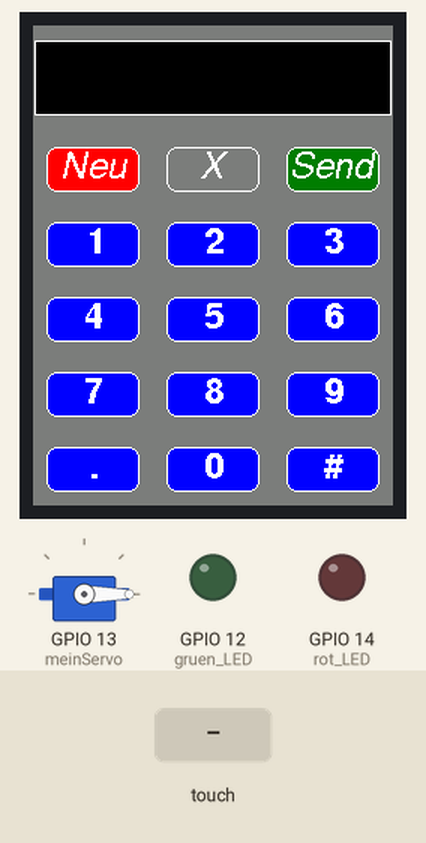
A sketch run on a simulated ESP32. Parts: 240×320 colour display, servo, output pins drawn as LEDs (lit = HIGH). The inputs (shaded band) are chosen by the test bench. WiFi joins after 1.5 s; servers stay silent unless stated; storage starts empty; what the sketch prints to the serial monitor is not drawn.

Above: at 4.1 s.
4.2 s: screen touched at 87 % across, 30 % down
At 4.8 s:
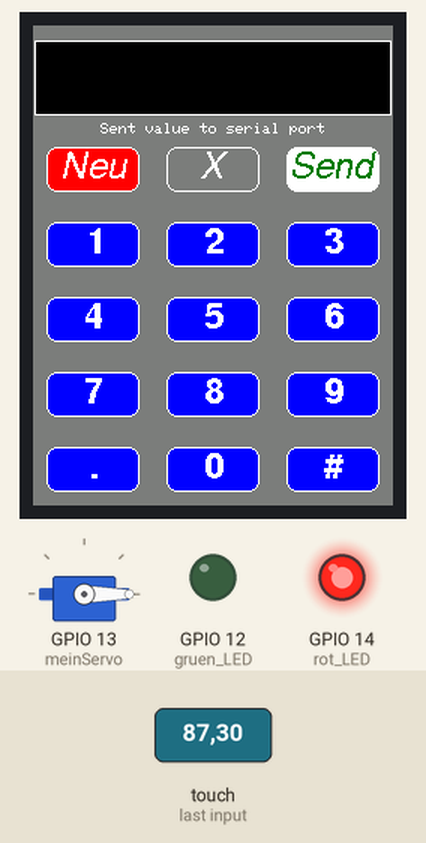
7.2 s: screen touched at 13 % across, 30 % down
At 8.5 s:
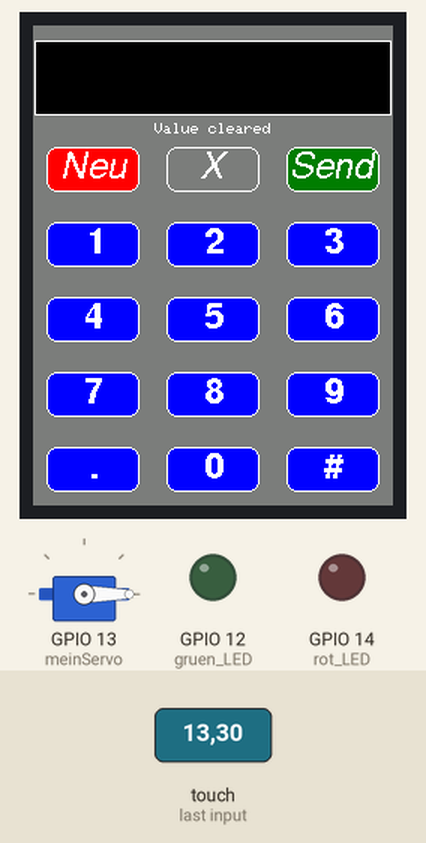
8.8 s: screen touched at 38 % across, 30 % down
At 8.9 s:
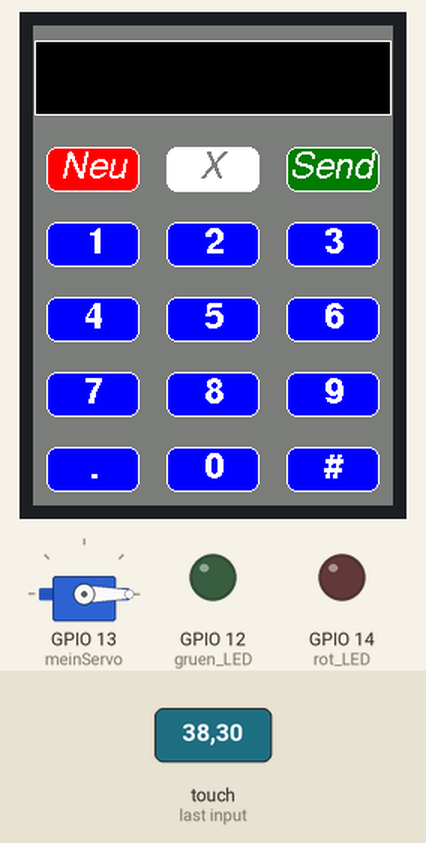
10.4 s: screen touched at 87 % across, 90 % down
At 11.6 s:
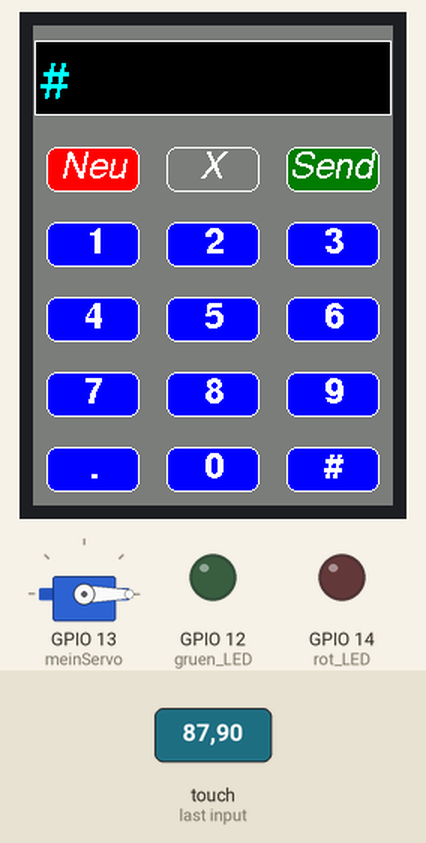
12.0 s: screen touched at 87 % across, 90 % down
At 12.5 s:
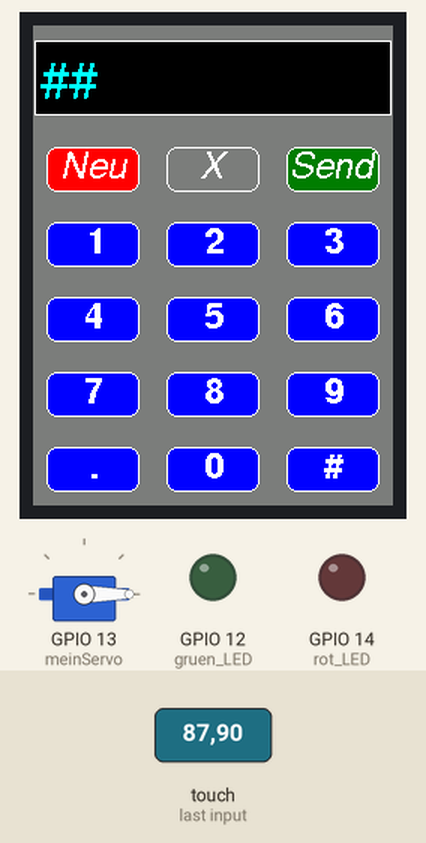
Timing chart, 0 to 15.0 s (numbered marks = the images above; inputs shaded):
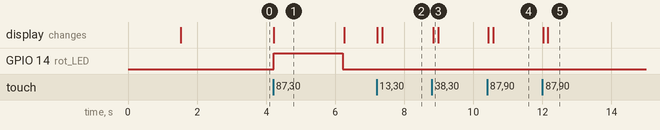

The sketch:

NFC_Keypad_Code.ino
```cpp
#include <WiFi.h>
#include <HTTPClient.h>
#include <SPI.h>
#include <MFRC522.h>
#include <string.h>
#include <ArduinoJson.h>
#include <ESP32Servo.h>

#define SS_PIN 21
#define RST_PIN 22
MFRC522 mfrc522(SS_PIN, RST_PIN);

#include "FS.h"
#include <TFT_eSPI.h>      // Hardware-specific library
TFT_eSPI tft = TFT_eSPI(); // Invoke custom library
// This is the file name used to store the calibration data
// You can change this to create new calibration files.
// The SPIFFS file name must start with "/".
#define CALIBRATION_FILE "/TouchCalData1"

// Set REPEAT_CAL to true instead of false to run calibration
// again, otherwise it will only be done once.
// Repeat calibration if you change the screen rotation.
#define REPEAT_CAL false

// Keypad start position, key sizes and spacing
#define KEY_X 40 // Centre of key
#define KEY_Y 96
#define KEY_W 62 // Width and height
#define KEY_H 30
#define KEY_SPACING_X 18 // X and Y gap
#define KEY_SPACING_Y 20
#define KEY_TEXTSIZE 1   // Font size multiplier

// Using two fonts since numbers are nice when bold
#define LABEL1_FONT &FreeSansOblique12pt7b // Key label font 1
#define LABEL2_FONT &FreeSansBold12pt7b    // Key label font 2

// Numeric display box size and location
#define DISP_X 1
#define DISP_Y 10
#define DISP_W 238
#define DISP_H 50
#define DISP_TSIZE 3
#define DISP_TCOLOR TFT_CYAN

// Number length, buffer for storing it and character index
#define NUM_LEN 12
char numberBuffer[NUM_LEN + 1] = "";
uint8_t numberIndex = 0;

// We have a status line for messages
#define STATUS_X 120 // Centred on this
#define STATUS_Y 65

// Create 15 keys for the keypad
char keyLabel[15][7] = {"Neu", "X", "Send", "1", "2", "3", "4", "5", "6", "7", "8", "9", ".", "0", "#" };
uint16_t keyColor[15] = {TFT_RED, TFT_DARKGREY, TFT_DARKGREEN,
                         TFT_BLUE, TFT_BLUE, TFT_BLUE,
                         TFT_BLUE, TFT_BLUE, TFT_BLUE,
                         TFT_BLUE, TFT_BLUE, TFT_BLUE,
                         TFT_BLUE, TFT_BLUE, TFT_BLUE
                        };

// Invoke the TFT_eSPI button class and create all the button objects
TFT_eSPI_Button key[15];

//------------------------------------------------------------------------------------------


const char* ssid = "TP-Link_C2E4";
const char* password = "68365202";

//const char* ssid = "TBILLY11";
//const char* username = "s0572869";
//const char* password = "tnbg1234";


String NFC_Code="";
String payload1;
String payload2;
String payload3;
String response2;
String response1;
bool oneFactor_statut;
char one_factor_code[13];
int password_6;
bool check = 0;
char password_6_str[7];
uint8_t b;
const int gruen_LED = 12;
const int rot_LED = 14;
// Allouez un objet JSON
StaticJsonDocument<200> doc1;
StaticJsonDocument<200> doc2;
Servo meinServo;

void setup() {

  Serial.begin(9600);
  SPI.begin();
  mfrc522.PCD_Init();
  Serial.println("Approximate your card to the reader...");
  Serial.println();


  WiFi.begin(ssid, password);
  //WiFi.begin(ssid, username, password, 0);
  while (WiFi.status() != WL_CONNECTED) {
  delay(1000);
  Serial.println("Connecting to WiFi...");

  pinMode(gruen_LED, OUTPUT);
  pinMode(rot_LED, OUTPUT);
  // Initialise the TFT screen
  tft.init();

  // Set the rotation before we calibrate
  tft.setRotation(0);

   // Calibrate the touch screen and retrieve the scaling factors
  touch_calibrate();

  // Clear the screen
  tft.fillScreen(TFT_BLACK);

  // Draw keypad background
  tft.fillRect(0, 0, 240, 320, TFT_DARKGREY);

  // Draw number display area and frame
  tft.fillRect(DISP_X, DISP_Y, DISP_W, DISP_H, TFT_BLACK);
  tft.drawRect(DISP_X, DISP_Y, DISP_W, DISP_H, TFT_WHITE);

  // Parsez le contenu
  // Draw keypad
  drawKeypad();

  meinServo.attach(13);  // Attache le servomoteur à la broche 15
  meinServo.write(0);    // Initialise le servomoteur à 0 degrés
}
}

void keypad_pin(){

  uint16_t t_x = 0, t_y = 0; // To store the touch coordinates

  // Pressed will be set true is there is a valid touch on the screen
  bool pressed = tft.getTouch(&t_x, &t_y);

  // / Check if any key coordinate boxes contain the touch coordinates
  for ( b = 0; b < 15; b++) {               //uint8_t
    if (pressed && key[b].contains(t_x, t_y)) {
      key[b].press(true);  // tell the button it is pressed
    } else {
      key[b].press(false);  // tell the button it is NOT pressed
    }
  }

  // Check if any key has changed state
  for (b = 0; b < 15; b++) {

    if (b < 3) tft.setFreeFont(LABEL1_FONT);
    else tft.setFreeFont(LABEL2_FONT);

    if (key[b].justReleased()) key[b].drawButton();     // draw normal

    if (key[b].justPressed()) {
      key[b].drawButton(true);  // draw invert

      // if a numberpad button, append the relevant # to the numberBuffer
      if (b >= 3) {
        if (numberIndex < NUM_LEN) {
          numberBuffer[numberIndex] = keyLabel[b][0];
          numberIndex++;
          numberBuffer[numberIndex] = 0; // zero terminate
        }
        status(""); // Clear the old status
      }

      // Del button, so delete last char
      if (b == 1) {
        numberBuffer[numberIndex] = 0;
        if (numberIndex > 0) {
          numberIndex--;
          numberBuffer[numberIndex] = 0;//' ';
        }
        status(""); // Clear the old status
      }

      if (b == 2) {
        status("Sent value to serial port");
        Serial.println(numberBuffer);
        if(strlen(numberBuffer)==8){
         HTTPClient http;
         http.begin("http://192.168.0.101:8000/api/one_factor_auth"); // 192.168.0.101
         http.addHeader("Content-Type", "application/x-www-form-urlencoded");
         String payload1 = "one_factor_code=" + String (numberBuffer);
         numberIndex = 0; // Reset index to 0
         numberBuffer[numberIndex] = 0; // Place null in buffer
         Serial.println(payload1);
         int httpCode = http.POST(payload1);
         response1 = http.getString();
         Serial.println("Response code: " + String(httpCode));
         Serial.println("Response body: " + response1);
         const char* json1 = response1.c_str();
         DeserializationError error1 = deserializeJson(doc1, json1);
              if (error1) {
                   Serial.print(F("deserializeJson() ist fehlgeschlagen mit dem Fehlercode: "));
                   Serial.println(error1.c_str());
                   return;
            }
        oneFactor_statut = doc1["one_factor"];
        String code = doc1["one_factor_code"].as<String>();
        strncpy(one_factor_code, code.c_str(), sizeof(one_factor_code));

        http.end();}

      if(strlen(numberBuffer)==6){
        const char* json2 = response2.c_str();
        DeserializationError error2 = deserializeJson(doc2, json2);
        if (error2) {
        Serial.print(F("deserializeJson() a échoué avec le code : "));
        Serial.println(error2.c_str());
        return;
                }
        const char* password_str = doc2["password"];
        password_6 = strtol(password_str, NULL, 10);
        sprintf(password_6_str, "%06d", password_6);
        Serial.println(numberBuffer);Serial.print(password_6_str);
        if(strcmp(numberBuffer, password_6_str) == 0){
            check = true;
               Serial.println(check);
        }
        numberIndex = 0; // Reset index to 0
        numberBuffer[numberIndex] = 0; // Place null in buffer

       }

       if((check!=1 && oneFactor_statut!=1)){  //||strlen(numberBuffer)==6 && check!=1){

             digitalWrite(rot_LED, HIGH);
             delay(2000);
             digitalWrite(rot_LED, LOW);
        }
       numberIndex = 0; // Reset index to 0
        numberBuffer[numberIndex] = 0; // Place null in buffer
      }


      // we dont really check that the text field makes sense
      // just try to call
      if (b == 0) {
        status("Value cleared");
        numberIndex = 0; // Reset index to 0
        numberBuffer[numberIndex] = 0; // Place null in buffer
      }

      // Update the number display field
      tft.setTextDatum(TL_DATUM);        // Use top left corner as text coord datum
      tft.setFreeFont(&FreeSans18pt7b);  // Choose a nicefont that fits box
      tft.setTextColor(DISP_TCOLOR);     // Set the font colour

      // Draw the string, the value returned is the width in pixels
      int xwidth = tft.drawString(numberBuffer, DISP_X + 4, DISP_Y + 12);

      // Now cover up the rest of the line up by drawing a black rectangle.  No flicker this way
      // but it will not work with italic or oblique fonts due to character overlap.
      tft.fillRect(DISP_X + 4 + xwidth, DISP_Y + 1, DISP_W - xwidth - 5, DISP_H - 2, TFT_BLACK);

      delay(10); // UI debouncing
    }
  }
}

void NFC_Reader(){
    NFC_Code="";
    byte letter;
    for (byte i = 0; i < mfrc522.uid.size; i++) {
      NFC_Code.concat(String(mfrc522.uid.uidByte[i] < 0x10 ? " 0" : ""));
      NFC_Code.concat(String(mfrc522.uid.uidByte[i], HEX));
      NFC_Code.toUpperCase();
    }
    }

// Funktion send_PIN_to_User definiert
void send_PIN_to_User(){
  NFC_Reader();
// HTTPClient-Instanz erstellen
  HTTPClient http;
// HTTP-Anfrage an URL senden
  http.begin("http://192.168.0.101:8000/api/send_mail");  // 192.168.137.1//192.168.0.101
// HTTP-Header hinzufügen
  http.addHeader("Content-Type", "application/x-www-form-urlencoded");
// HTTP-Body (Anfrageparameter) erstellen
  payload2 ="nfc="+NFC_Code;
  Serial.println(payload2);
// HTTP-Anfrage mit dem gegebenen HTTP-Body senden und den HTTP-Statuscode erhalten
  int httpCode = http.POST(payload2);
// HTTP-Antwort (Response) als String abrufen
  response2 = http.getString();
  Serial.println("Response code: " + String(httpCode));
  Serial.println("Response body: " + response2);
  http.end();
  delay(1000);

  }

  //------------------------------------------------------------------------------------------

void drawKeypad()
{
  // Draw the keys
  for (uint8_t row = 0; row < 5; row++) {
    for (uint8_t col = 0; col < 3; col++) {
      uint8_t b = col + row * 3;

      if (b < 3) tft.setFreeFont(LABEL1_FONT);
      else tft.setFreeFont(LABEL2_FONT);

      key[b].initButton(&tft, KEY_X + col * (KEY_W + KEY_SPACING_X),
                        KEY_Y + row * (KEY_H + KEY_SPACING_Y), // x, y, w, h, outline, fill, text
                        KEY_W, KEY_H, TFT_WHITE, keyColor[b], TFT_WHITE,
                        keyLabel[b], KEY_TEXTSIZE);
      key[b].drawButton();
    }
  }
}

//------------------------------------------------------------------------------------------

void touch_calibrate()
{
  uint16_t calData[5];
  uint8_t calDataOK = 0;

  // check file system exists
  if (!SPIFFS.begin()) {
    Serial.println("Formating file system");
    SPIFFS.format();
    SPIFFS.begin();
  }

  // check if calibration file exists and size is correct
  if (SPIFFS.exists(CALIBRATION_FILE)) {
    if (REPEAT_CAL)
    {
      // Delete if we want to re-calibrate
      SPIFFS.remove(CALIBRATION_FILE);
    }
    else
    {
      File f = SPIFFS.open(CALIBRATION_FILE, "r");
      if (f) {
        if (f.readBytes((char *)calData, 14) == 14)
          calDataOK = 1;
        f.close();
      }
    }
  }

  if (calDataOK && !REPEAT_CAL) {
    // calibration data valid
    tft.setTouch(calData);
  } else {
    // data not valid so recalibrate
    tft.fillScreen(TFT_BLACK);
    tft.setCursor(20, 0);
    tft.setTextFont(2);
    tft.setTextSize(1);
    tft.setTextColor(TFT_WHITE, TFT_BLACK);

    tft.println("Touch corners as indicated");

    tft.setTextFont(1);
    tft.println();

    if (REPEAT_CAL) {
      tft.setTextColor(TFT_RED, TFT_BLACK);
      tft.println("Set REPEAT_CAL to false to stop this running again!");
    }

    tft.calibrateTouch(calData, TFT_MAGENTA, TFT_BLACK, 15);

    tft.setTextColor(TFT_GREEN, TFT_BLACK);
    tft.println("Calibration complete!");

    // store data
    File f = SPIFFS.open(CALIBRATION_FILE, "w");
    if (f) {
      f.write((const unsigned char *)calData, 14);
      f.close();
    }
  }
}

//------------------------------------------------------------------------------------------

// Print something in the mini status bar
void status(const char *msg) {
  tft.setTextPadding(240);
  //tft.setCursor(STATUS_X, STATUS_Y);
  tft.setTextColor(TFT_WHITE, TFT_DARKGREY);
  tft.setTextFont(0);
  tft.setTextDatum(TC_DATUM);
  tft.setTextSize(1);
  tft.drawString(msg, STATUS_X, STATUS_Y);
}

//------------------------------------------------------------------------------------------

void record_login_entry(){

  HTTPClient http;

  http.begin("http://192.168.0.101:8000/api/login_entry");
  http.addHeader("Content-Type", "application/x-www-form-urlencoded");

  if(check==1){
     payload3 = "code=" + NFC_Code + "&auth_type=Zwei Faktor-Authentifizierung";
  }
  if(oneFactor_statut==1){
     payload3 = "code="+ String(one_factor_code) + "&auth_type=Ein Faktor-Authentifizierung";
  }
  Serial.println(payload3);
  int httpCode = http.POST(payload3);

  String response3 = http.getString();

  Serial.println("Response code: " + String(httpCode));
  Serial.println("Response body: " + response3);
  http.end();
  delay(1000);
  }

void mein_Servo_Motor(){
    digitalWrite(gruen_LED, HIGH);
    for (int i = 90; i >= 0; i -= 10) {
    meinServo.write(i);
    delay(100);
  }
   delay(4000);
   digitalWrite(gruen_LED, LOW);
  delay(4000);
  for (int i = 0; i <= 90; i += 10) {
    meinServo.write(i);
    delay(100);
  }
  delay(100);

    }

void loop() {
  if (mfrc522.PICC_IsNewCardPresent() && mfrc522.PICC_ReadCardSerial()) {
  //NFC_Reader();
  send_PIN_to_User();
   }

keypad_pin();
//Serial.println(check);

if(check==1 || oneFactor_statut== 1){
mein_Servo_Motor();
Serial.println(NFC_Code);
Serial.println(one_factor_code);
record_login_entry();
}
oneFactor_statut = 0;
check=0;
}
```

Measured:
- after the input at 4.2 s, GPIO 14 (rot_LED): LOW → HIGH at once, → LOW 2.0 s later; the display: changes at once (image 1)
- after the input at 7.2 s, the display: first changes at once (image 2 shows a later state)
- after the input at 8.8 s, the display: changes at once (image 3)
- after the input at 10.4 s, the display: first changes at once (image 4 shows a later state)
- after the input at 12.0 s, the display: first changes at once (image 5 shows a later state)
- what the display in image 1 shows lasts 2.1 s, from 4.2 s to 6.3 s
